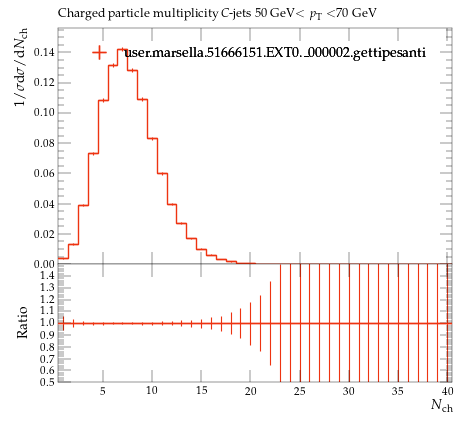

This chart was generated by the following Python code:
#! /usr/bin/env python

# This Python script was auto-generated using YODA v2.0.2.
# Analysis object: /MC_HFDECAYS/avg_C_jet_ch_mult_50_70
# Timestamp: 24-07-2026 (16:40:05)

import matplotlib as mpl
import matplotlib.pyplot as plt
mpl.use('Agg') # comment out for interactive use
import os
import numpy as np

plotDir = os.path.split(os.path.realpath(__file__))[0]
if 'YODA_USER_PLOT_PATH' in globals():
    plot_outdir = globals()['YODA_USER_PLOT_PATH']
else:
    plot_outdir = plotDir

#plot style
plt.style.use(os.path.join(plotDir, '../default.mplstyle'))
# plot metadata
figW, figH = plt.rcParams['figure.figsize']
ax_xLabel = r'$N_\mathrm{ch}$'
ax_yLabel = r'$1/\sigma \mathrm{d}\sigma/\mathrm{d}N_\mathrm{ch}$'
ax_title  = r'Charged particle multiplicity $C$-jets 50 GeV$<p_\mathrm{T}<$70 GeV'
ax_xScale = 'linear'
ax_yScale = 'linear'
xLims = (0.5, 40.5)
yLims = (0.0, 0.15633596)
xMinorTickMarks = 0

# TeX-friendly labels for the legend
labels = {
    'legend' : ([ r"user.marsella.51666151.EXT0.\_000002.gettipesanti" ], r""),
}

# Adjust canvas width and height
canvasW = 10.0
canvasH = 9.0
figW *= canvasW/10.
figH *= canvasH/9.

# Create figure and axis objects
fig, (ax, ratio0_ax) = plt.subplots(2, 1, sharex=True,
                  figsize=(figW,figH), gridspec_kw={'height_ratios': (6.0, 3.0)})

# Set figure margins
plt.subplots_adjust(
    left   = 1.0 * plt.rcParams['figure.subplot.left'],
    right  = 1.0 * plt.rcParams['figure.subplot.right'],
    top    = 1.0 * plt.rcParams['figure.subplot.top'],
    bottom = 1.0 * plt.rcParams['figure.subplot.bottom'])

ratio0_ax.yaxis.set_major_locator(mpl.ticker.MultipleLocator(0.1))
ratio0_ax.set_ylim(0.5, 1.4999)
ratio0_ax.set_ylabel('Ratio')
ratio0_ax.xaxis.set_minor_locator(mpl.ticker.NullLocator())

# the numerical data is stored in a separate file
dataf = dict()
prefix = os.path.split(__file__)[0]
if prefix:    prefix = prefix + '/'
exec(open(prefix+'avg_C_jet_ch_mult_50_70__data.py').read(), dataf)


legend_handles = dict() # keep track of handles for the legend

# style options for curves
# starts at zorder>=5 to draw curve on top of legend
styles = {
  'user.marsella.51666151.EXT0._000002.gettipesanti.yoda.gz': {
    'color' : '#EE3311',
    'linestyle' : '-',
    'linewidth' : 1,
    'marker' : 'none',
    'markersize' : 2,
    'capsize' : 0.0,
    'zorder' : 5,
    'histstyle' : 1,
    'drawstyle' : 'steps-pre',
    'xerrorbars' : 1,
    'yerrorbars' : 1,
    'fillcolor' : None,
    'fillopacity' : 1.0,
    'ratio0_linestyle' : '-',
    'ratio0_linewidth' : 1,
    'ratio0_marker' : 'none',
    'ratio0_markersize' : 2,
    'ratio0_capsize' : 0.0,
    'ratio0_zorder' : 5,
    'ratio0_histstyle' : 1,
    'ratio0_drawstyle' : 'steps-pre',
    'ratio0_xerrorbars' : 1,
    'ratio0_yerrorbars' : 1,
  },
}

# curve from input yoda files in main panel
for label, yvals in dataf['yvals'].items():
    if all(np.isnan(v) for v in dataf['yvals'][label]):
        continue
    tmp = None
    if styles[label]['histstyle']: # draw as histogram
        xpos = dataf['xedges'][label] if styles[label]['drawstyle'] else dataf['xpoints'][label]
        ypos = np.insert(yvals, 0, yvals[0]) if styles[label]['drawstyle'] else yvals
        if styles[label]['fillcolor']: # fill area below curve
            ax.fill_between(xpos, ypos, step='pre',
                            color=styles[label]['fillcolor'],
                            alpha=styles[label]['fillopacity'])
        tmp, = ax.plot(xpos, ypos,
                       color=styles[label]['color'],
                       linestyle=styles[label]['linestyle'],
                       linewidth=styles[label]['linewidth'],
                       drawstyle=styles[label]['drawstyle'], solid_joinstyle='miter',
                       zorder=styles[label]['zorder'], label=label)
    tmp = ax.errorbar(dataf['xpoints'][label], yvals,
                      xerr=np.array(dataf['xerrs'][label])*styles[label]['xerrorbars'],
                      yerr=np.array(dataf['yerrs'][label])*styles[label]['yerrorbars'],
                      fmt=styles[label]['marker'], capsize=styles[label]['capsize'],
                      markersize=styles[label]['markersize'],
                      ecolor=styles[label]['color'],
                      color=styles[label]['color'], zorder=styles[label]['zorder'])
    tmp[-1][0].set_linestyle(styles[label]['linestyle'])
    tmp[-1][0].set_linewidth(styles[label]['linewidth'])
    if label in dataf['add_legend_handle']:  legend_handles[label] = tmp
    for varLabel in dataf['variation_yvals'].keys():
        if varLabel.startswith(label):
            tmp, = ax.plot(dataf['xedges'][label], dataf['variation_yvals'][varLabel],
                           color=styles[label]['color'],
                           linestyle=styles[label]['linestyle'],
                           linewidth=styles[label]['linewidth'],
                           drawstyle='steps-pre', solid_joinstyle='miter',
                           zorder=styles[label]['zorder'], alpha=0.5)


# plots on ratio panel
# curve from input yoda files in ratio panel
for label, yvals in dataf['ratio0_yvals'].items():
    if all(np.isnan(v) for v in yvals):
        continue
    if styles[label]['ratio0_histstyle']: # plot as histogram
        xpos = dataf['xedges']['user.marsella.51666151.EXT0._000002.gettipesanti.yoda.gz'] if styles[label]['ratio0_drawstyle'] else dataf['xpoints']['user.marsella.51666151.EXT0._000002.gettipesanti.yoda.gz']
        ypos = np.insert(yvals, 0, yvals[0]) if styles[label]['ratio0_drawstyle'] else yvals
        ratio0_ax.plot(xpos, ypos,
                       color=styles[label]['color'],
                       linewidth=styles[label]['linewidth'],
                       linestyle=styles[label]['ratio0_linestyle'],
                       drawstyle=styles[label]['ratio0_drawstyle'], zorder=styles[label]['zorder'],
                       solid_joinstyle='miter')
    tmp = ratio0_ax.errorbar(dataf['xpoints']['user.marsella.51666151.EXT0._000002.gettipesanti.yoda.gz'], yvals,
                             xerr=np.array(dataf['ref_xerrs'])*styles[label]['ratio0_xerrorbars'],
                             yerr=np.array(dataf['ratio0_yerrs'][label])*styles[label]['ratio0_yerrorbars'],
                             fmt=styles[label]['ratio0_marker'], capsize=styles[label]['ratio0_capsize'],
                             markersize=styles[label]['ratio0_markersize'],
                             ecolor=styles[label]['color'],
                             color=styles[label]['color'])
    tmp[-1][0].set_linestyle(styles[label]['ratio0_linestyle'])
    tmp[-1][0].set_linewidth(styles[label]['ratio0_linewidth'])

    for varlabel in dataf['ratio0_variation_vals'].keys():
        if varlabel.startswith(label):
            ratio0_ax.plot(dataf['xedges']['user.marsella.51666151.EXT0._000002.gettipesanti.yoda.gz'],
                            dataf['ratio0_variation_vals'][varlabel],
                            color=styles[label]['color'],
                            linestyle=styles[label]['linestyle'],
                            linewidth=styles[label]['linewidth'],
                            drawstyle='steps-pre', solid_joinstyle='miter',
                            zorder=1, alpha=0.5)

legend_items = list(legend_handles.values())
ax.add_artist(ax.legend(legend_items,
                        labels['legend'][0],
                        title=labels['legend'][1],
                        alignment='left',
                        loc='upper center',
                        bbox_to_anchor=(0.5, 0.97)))

# set plot metadata as defined above
ratio0_ax.set_xlabel(ax_xLabel)
ratio0_ax.xaxis.set_label_coords(1., -0.15)
ax.set_ylabel(ax_yLabel, ha='right', va='top')
ax.yaxis.set_label_coords(-0.11, 1.0)
ax.set_title(ax_title, loc='left')
ax.set_xscale(ax_xScale)
ax.set_yscale(ax_yScale)
ax.set_xlim(xLims)
ax.set_ylim(yLims)

# tick formatting
plt.rcParams['xtick.top'] = True
plt.rcParams['ytick.right'] = True
ax.xaxis.set_minor_locator(mpl.ticker.NullLocator())
fig.align_ylabels((ax, ratio0_ax))
plt.savefig(os.path.join(plot_outdir, 'avg_C_jet_ch_mult_50_70.pdf'), format='PDF')
plt.savefig(os.path.join(plot_outdir, 'avg_C_jet_ch_mult_50_70.png'), format='PNG')

plt.close(fig)
